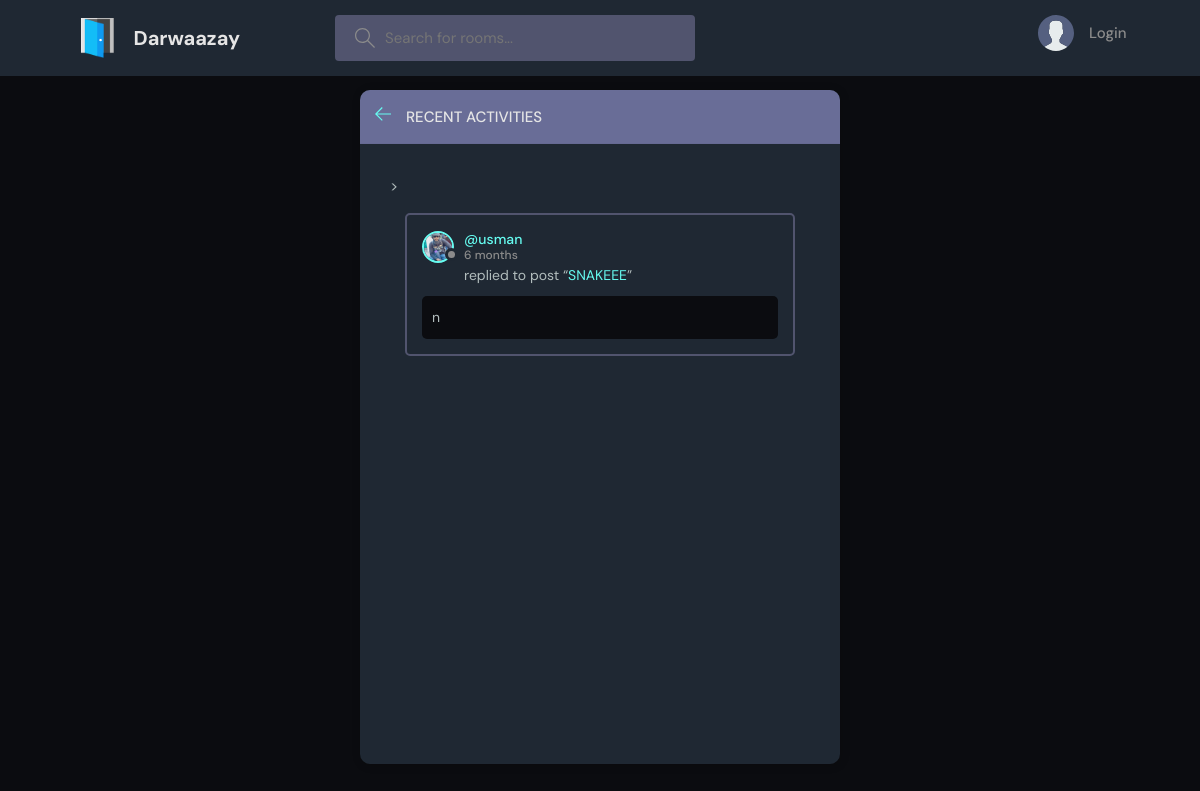
/activity/, run on an earlier commit of the app's database.
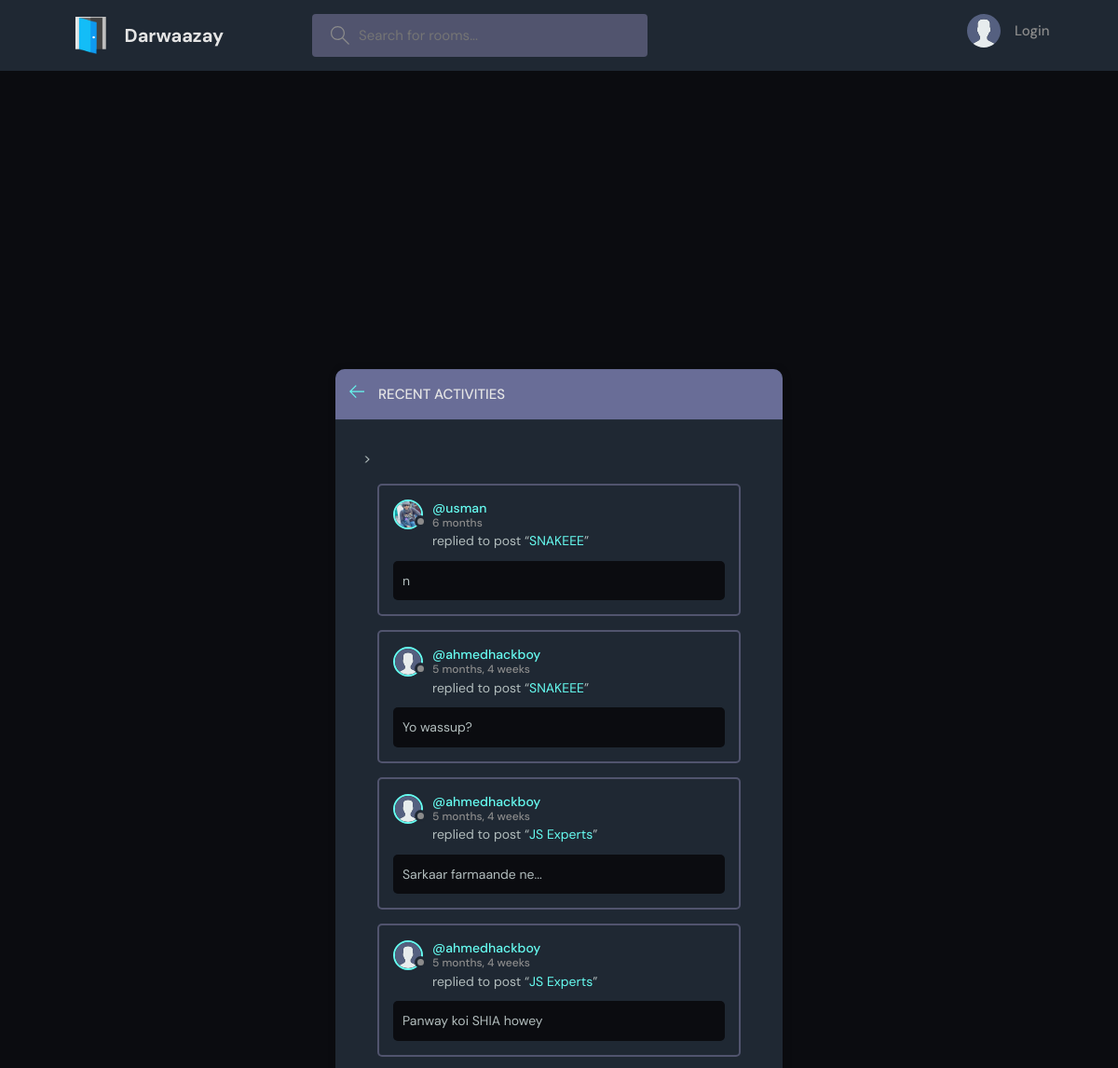
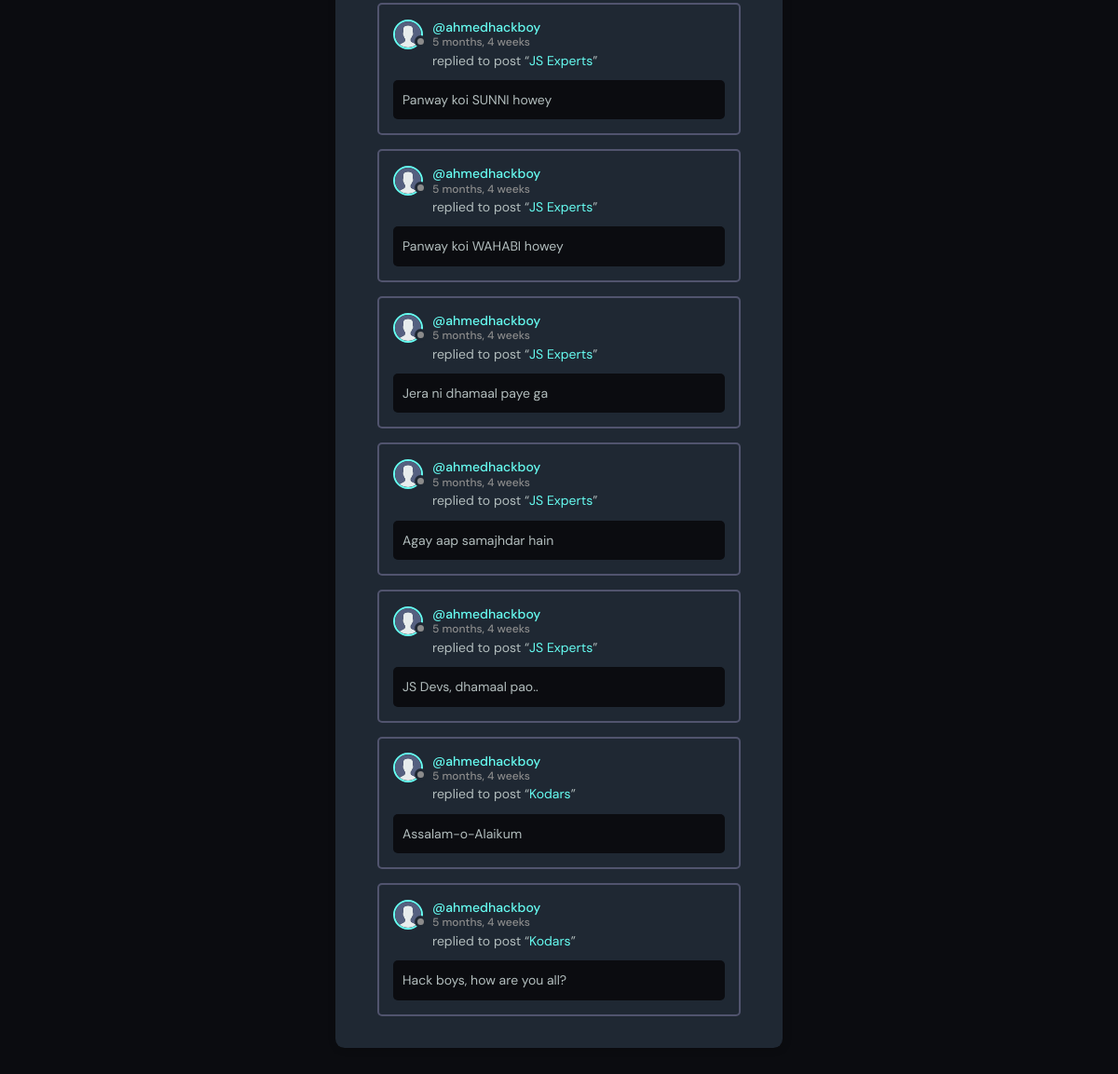
And on a later commit of the database (2 pictures, top to bottom).
### doors/models.py (models this page shows, shortened)
class Message(models.Model):
    user = models.ForeignKey(User, on_delete=models.CASCADE)
    room = models.ForeignKey(Room, on_delete=models.CASCADE)
    body = models.TextField()
    updated = models.DateTimeField(auto_now=True)
    created = models.DateTimeField(auto_now_add=True)
    def __str__(self):
        return self.body[0:50]

class User(AbstractUser):
    name = models.CharField(max_length=200, null=True)
    email = models.EmailField(unique=True, null=True)
    bio = models.TextField(null=True)
    avatar = models.ImageField(null=True, default="avatar.svg")
    USERNAME_FIELD = "email"
    REQUIRED_FIELDS = []

class Room(models.Model):
    host = models.ForeignKey(User, on_delete=models.SET_NULL, null=True)
    topic = models.ForeignKey(Topic, on_delete=models.SET_NULL, null=True)
    name = models.CharField(max_length=200)
    participants = models.ManyToManyField(User, related_name="participants", blank=True)
    description = models.TextField(null=True, blank=True)
    updated = models.DateTimeField(auto_now=True)
    created = models.DateTimeField(auto_now_add=True)
    class Meta:
        ordering = ["-updated", "-created"]

### doors/views.py (the view)
# urls.py: path("activity/", views.activityPage, name="activity"),
def activityPage(request):
    room_messages = models.Message.objects.all()
    context = {"room_messages": room_messages}
    return render(request, "doors/activity.html", context)

### doors/templates/doors/activity.html (shortened to what this page needs)
{% extends 'main.html' %}
{% block content %}
    <main class="layout">
      <div class="container">
        <div class="layout__box">
          <div class="layout__boxHeader">
            <div class="layout__boxTitle">
              <a href="{% url 'home' %}">
                <svg version="1.1" xmlns="http://www.w3.org/2000/svg" width="32" height="32" viewBox="0 0 32 32">
                  <title>arrow-left</title>
                  <path
                    d="M13.723 2.286l-13.723 13.714 13.719 13.714 1.616-1.611-10.96-10.96h27.625v-2.286h-27.625l10.965-10.965-1.616-1.607z"
                  ></path>
                </svg>
              </a>
              <h3>Recent Activities</h3>
            </div>
          </div>
          <div class="activities-page layout__body">
            <div class="activities__list scroll">>
              {% for message in room_messages %}
                <div class="activities__box">
                  <div class="activities__boxHeader roomListRoom__header">
                    <a href="{% url 'user-profile' message.user.id %}" class="roomListRoom__author">
                      <div class="avatar avatar--small">
                        <img src="{{message.user.avatar.url}}" />
                      </div>
                      <p>
                        @{{message.user.username}}
                        <span>{{message.created|timesince}}</span>
                      </p>
                    </a>
                  </div>
                  <div class="activities__boxContent">
                    <p>replied to post “<a href="{% url 'room' message.room.id %}">{{message.room.name}}</a>”</p>
                    <div class="activities__boxRoomContent">
                      {{message}}
                    </div>
                  </div>
                </div>
              {% endfor %}
            </div>
          </div>
        </div>
      </div>
    </main>
{% endblock %}

### templates/main.html (shortened to what this page needs)
<!DOCTYPE html>
{% load static %}
<html lang="en">
  <head>
    <link rel="stylesheet" href="{% static 'styles/style.css' %}" />
  </head>
  <body>
    {% include 'navbar.html' %}
    {% block content %}
    {% endblock %}
  </body>
</html>

### templates/navbar.html (shortened to what this page needs)
{% load static %}
<header class="header header--loggedIn">
      <div class="container">
        <a href="{% url 'home' %}" class="header__logo">
          <img src="{% static 'images/logo.png' %}" />
          <h1>Darwaazay</h1>
        </a>
        <form class="header__search" method="get" action="{% url 'home' %}">
          <label>
            <input type="text" name="q" placeholder="Search for rooms..." />
          </label>
        </form>
        <nav class="header__menu">
          {% if request.user.is_authenticated %}
          <div class="header__user">
            <a href="{% url 'user-profile' request.user.id %}">
              <div class="avatar avatar--medium active">
                <img src="{{request.user.avatar.url}}" />
              </div>
              <p>{{request.user.username}} <span>@{{request.user.username}}</span></p>
            </a>
            <button class="dropdown-button">
              <svg version="1.1" xmlns="http://www.w3.org/2000/svg" width="32" height="32" viewBox="0 0 32 32">
                <title>chevron-down</title>
                <path d="M16 21l-13-13h-3l16 16 16-16h-3l-13 13z"></path>
              </svg>
            </button>
          </div>
          {% else %}
          <a href="{% url 'login' %}">
            <img src="{% static 'images/avatar.svg' %}" />
            <p>Login</p>
          </a>
          {% endif %}
        </nav>
      </div>
</header>

### static/styles/style.css (style rules this page uses)
:root { --color-main: #66fcf1; --color-main-light: #e1f6fb; --color-dark: #1f2833; --color-dark-medium: #51546e; --color-dark-light: #696d97; --color-light: #e5e5e5; --color-gray: #8b8b8b; --color-light-gray: #b2bdbd; --color-bg: #0b0c10; --color-success: #5dd693; --color-error: #fc4b0b; }
* { font-family: "DM Sans", -apple-system, BlinkMacSystemFont, "Segoe UI", Roboto, Oxygen, Ubuntu, Cantarell, "Open Sans", "Helvetica Neue", sans-serif; margin: 0; padding: 0; box-sizing: border-box; text-rendering: optimizeLegibility; font-size: inherit; }
html { font-size: 56.25%; }
@media only screen and (min-width: 1200px) { html { font-size: 62.5%; } }
body { line-height: 1.6; font-weight: 400; font-size: 1.5rem; color: var(--color-light-gray); background-color: var(--color-bg); min-height: 100vh; }
img { width: 100%; }
a { display: inline-block; color: var(--color-main); text-decoration: none; }
.container { max-width: 120rem; width: 90%; margin: auto; }
.avatar { position: relative; display: inline-block; border-radius: 50%; border: 2px solid var(--color-main); }
.avatar img { display: block; border-radius: 50%; object-fit: cover; object-position: center; }
.avatar::after { content: ""; display: block; position: absolute; background-color: var(--color-gray); z-index: 111; border-radius: 50%; border: 0.3rem solid var(--color-dark); }
.avatar.avatar--small img { width: 2.8rem; height: 2.8rem; }
.avatar.avatar--small:after { width: 0.7rem; height: 0.7rem; bottom: 0px; right: -6px; }
.header { padding: 1.5rem; background-color: var(--color-dark); }
.header > .container { display: flex; gap: 9.5rem; }
.header__logo, .header__user { display: flex; gap: 2rem; align-items: center; }
.header__logo > img { height: 4rem; width: 4rem; }
.header__logo > h1 { font-weight: 700; font-size: 2rem; color: var(--color-light); }
.header__search > label { background-color: var(--color-dark-medium); padding: 1.3rem 1rem; display: flex; align-items: center; gap: 1rem; border-radius: 4px; }
.header__search svg { fill: var(--color-gray); width: 2rem; height: 2rem; margin-left: 1rem; }
.header__search input { width: 30rem; background: transparent; border: none; outline: none; color: var(--color-light); }
.header__menu { margin-left: auto; position: relative; }
.header__menu a { display: flex; gap: 1.5rem; align-items: center; font-weight: 500; text-decoration: none; color: var(--color-gray); }
.header__menu img { height: 3.6rem; }
.header__menu p { line-height: 1.2; }
.layout { margin-top: 2.4rem; }
.layout > .container { display: flex; justify-content: space-between; align-items: flex-start; }
.layout__box { width: 90%; max-width: 48rem; min-height: 40rem; position: absolute; top: 50%; left: 50%; transform: translate(-50%, -46%); background-color: var(--color-dark); border-radius: 1rem; box-shadow: 1px 1px 6px 3px rgba(0, 0, 0, 0.1); overflow: hidden; }
.layout__boxHeader { display: flex; padding: 1.5rem; background-color: var(--color-dark-light); }
.layout__boxTitle { display: flex; gap: 1.5rem; align-items: center; }
.layout__boxTitle h3 { text-transform: uppercase; font-weight: 500; color: var(--color-light); }
.layout__boxTitle svg { width: 1.6rem; height: 1.6rem; fill: var(--color-main); }
.layout__body { margin: 3rem; }
.roomListRoom__header { display: flex; justify-content: space-between; align-items: center; }
.roomListRoom__author { font-weight: 500; display: flex; align-items: center; gap: 1rem; }
.activities__box { margin: 1.5rem; padding: 1.5rem; border: 2px solid var(--color-dark-medium); border-radius: 5px; }
.activities__boxHeader p { font-size: 1.4rem; line-height: 1.3; }
.activities__boxHeader p span { color: var(--color-gray); font-size: 1.2rem; display: block; }
.activities__boxContent { margin-left: 4.2rem; }
.activities__boxContent { font-size: 1.4rem; }
.activities__boxRoomContent { background: var(--color-bg); padding: 1rem; border-radius: 5px; margin-top: 1rem; margin-left: -4.2rem; }
.activities__list { height: 70vh; overflow-y: scroll; padding-bottom: 0; }

What changed in the data, as far as the page shows it:
added Message: user.avatar (placeholder picture), user.username "ahmedhackboy", created "5 months, 4 weeks", room.name "SNAKEEE", body "Yo wassup?"
added Message: user.avatar (placeholder picture), user.username "ahmedhackboy", created "5 months, 4 weeks", room.name "JS Experts", body "Sarkaar farmaande ne..."
added Message: user.avatar (placeholder picture), user.username "ahmedhackboy", created "5 months, 4 weeks", room.name "JS Experts", body "Panway koi SHIA howey"
added Message: user.avatar (placeholder picture), user.username "ahmedhackboy", created "5 months, 4 weeks", room.name "JS Experts", body "Panway koi SUNNI howey"
added Message: user.avatar (placeholder picture), user.username "ahmedhackboy", created "5 months, 4 weeks", room.name "JS Experts", body "Panway koi WAHABI howey"
added Message: user.avatar (placeholder picture), user.username "ahmedhackboy", created "5 months, 4 weeks", room.name "JS Experts", body "Jera ni dhamaal paye ga"
added Message: user.avatar (placeholder picture), user.username "ahmedhackboy", created "5 months, 4 weeks", room.name "JS Experts", body "Agay aap samajhdar hain"
added Message: user.avatar (placeholder picture), user.username "ahmedhackboy", created "5 months, 4 weeks", room.name "JS Experts", body "JS Devs, dhamaal pao.."
added Message: user.avatar (placeholder picture), user.username "ahmedhackboy", created "5 months, 4 weeks", room.name "Kodars", body "Assalam-o-Alaikum"
added Message: user.avatar (placeholder picture), user.username "ahmedhackboy", created "5 months, 4 weeks", room.name "Kodars", body "Hack boys, how are you all?"
